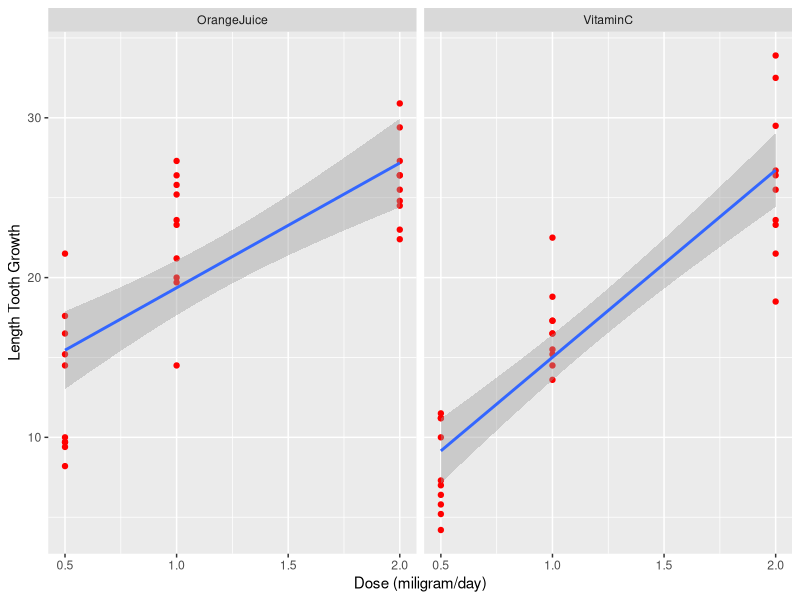
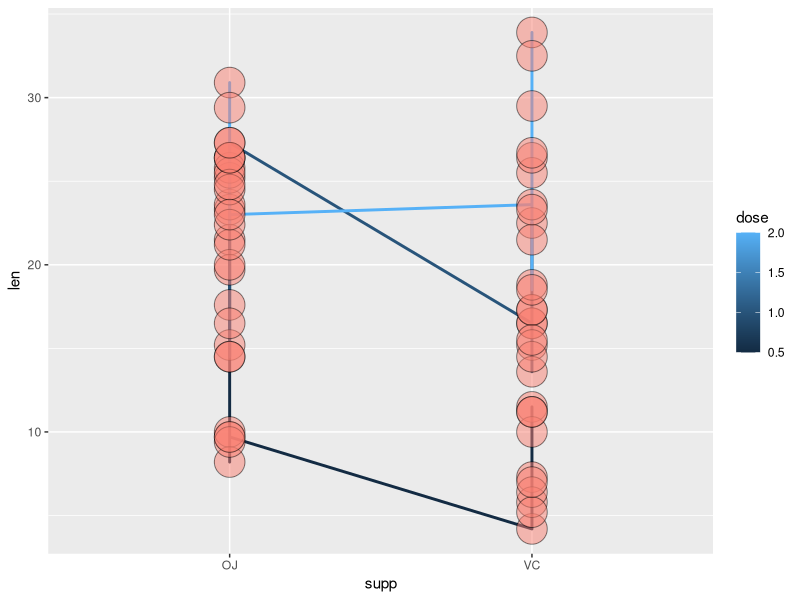

These charts were generated, in order, by the following R code:
## ---- chunk 1
data("ToothGrowth")
summary(ToothGrowth)
## ---- chunk 2
library(ggplot2)
head(ToothGrowth)

ToothGrowth$sup <- as.character(ToothGrowth$supp)

ToothGrowth$sup[ToothGrowth$sup == "VC"] <- "VitaminC"
ToothGrowth$sup[ToothGrowth$sup == "OJ"] <- "OrangeJuice"

g <- ggplot(ToothGrowth,aes(dose,len))+geom_point(col="red")
g+facet_grid(.~ sup)+scale_x_continuous(name = "Dose (miligram/day)")+scale_y_continuous("Length Tooth Growth")+geom_smooth(method = "lm")
## ---- chunk 3
meandose <- aggregate(len ~ dose,data = ToothGrowth,FUN = mean)
head(meandose)
## ---- chunk 4
meansupp <- aggregate(len ~ supp,data = ToothGrowth,FUN = mean)
head(meansupp)
## ---- chunk 5
orangejuice <- subset(ToothGrowth,ToothGrowth$supp == "OJ")
vitaminC <- subset(ToothGrowth,ToothGrowth$supp == "VC")
t.test(orangejuice$len - vitaminC$len)
g <- ggplot(ToothGrowth, aes(x = supp, y = len, group = factor(dose)))
g <- g + geom_line(size = 1, aes(colour = dose)) + geom_point(size =10, pch = 21, fill = "salmon", alpha = .5)
g
